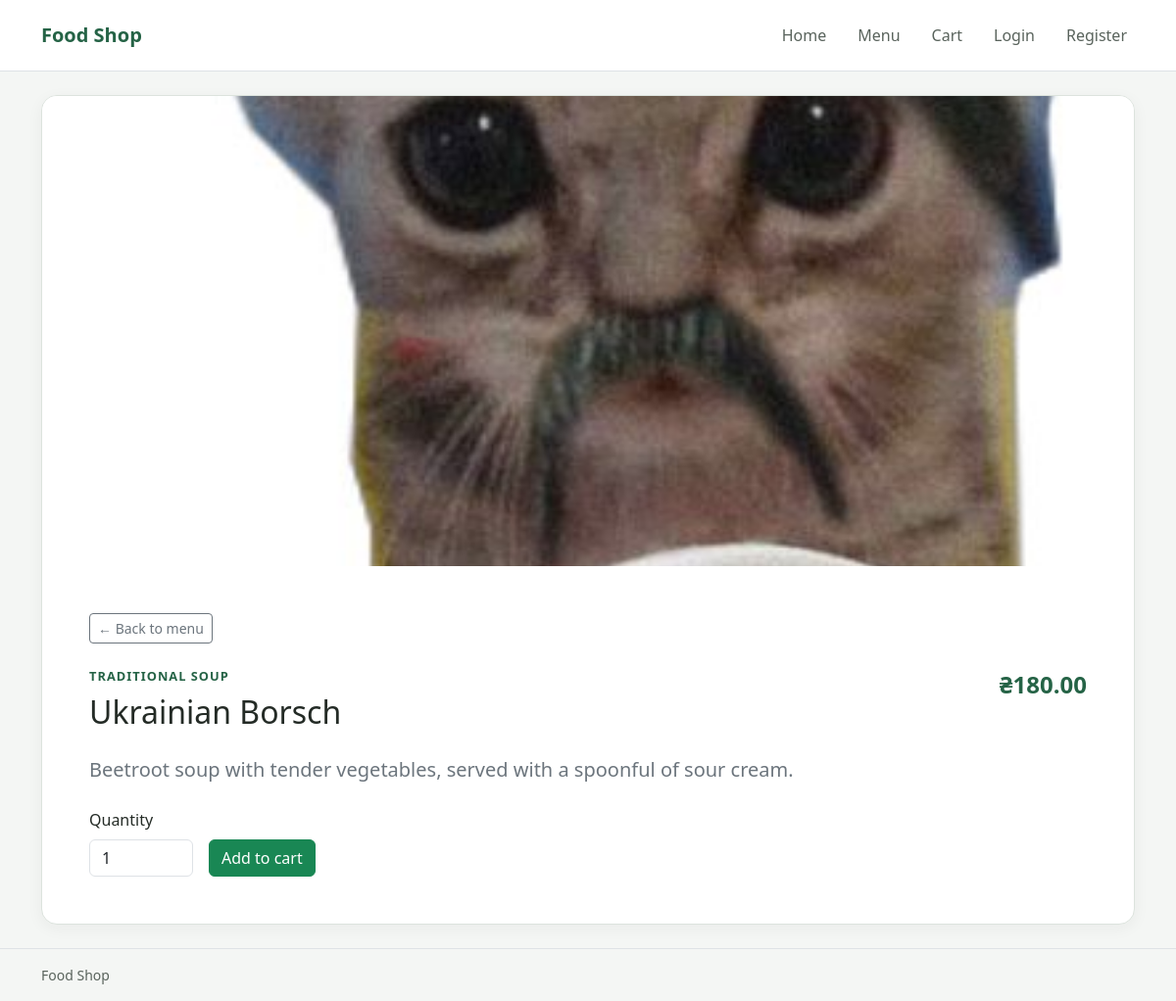
Screenshot of /position/Ukrainian Borsch with the database file from the repository.
### database.py (models this page shows)
class Base(DeclarativeBase):
    pass

class Product(Base):
    __tablename__ = "products"
    orders: Mapped[list["Orders"]] = relationship("Orders", back_populates="product")
    id: Mapped[int] = mapped_column(primary_key=True)
    name: Mapped[str] = mapped_column(String(100))
    price: Mapped[Decimal] = mapped_column(Numeric(10, 2))
    category: Mapped[str] = mapped_column(String(100))
    description: Mapped[str] = mapped_column(String(500), default="")
    image: Mapped[str] = mapped_column(String(100), default="")

### main.py (the view, shortened to what this page needs)
@app.route("/position/<string:name>")
@app.route("/position/<string:name>", methods=['POST'])
def position(name):
    with SessionLocal() as db:
        product = db.scalar(select(Product).where(Product.name == name))
        if product is None:
            abort(404)
    return render_template('position.html', product=product)

### main.py (called while the page is built, shortened)
def csrf_token():
    if 'csrf_token' not in session:
        session['csrf_token'] = secrets.token_hex(32)
    return session['csrf_token']

@app.before_request
def load_user_and_validate_csrf():
    g.user = None
    user_id = session.get('user_id')
    if user_id is not None:
        with SessionLocal() as db:
            g.user = db.get(Users, user_id)
        if g.user is None:
            session.clear()

### templates/position.html (shortened to what this page needs)
{% extends "base.html" %}
{% block content %}
<article class="position-card">
	{% if product.image %}
	<img src="{{ url_for('static', filename=product.image) }}" class="position-image" alt="{{ product.name }}">
	{% endif %}
	<div class="p-4 p-md-5">
		<a class="btn btn-outline-secondary btn-sm mb-4" href="{{ url_for('menu') }}">&#8592; Back to menu</a>
		<div class="d-flex flex-column flex-sm-row justify-content-between align-items-sm-start gap-3">
			<div>
				<p class="position-category mb-2">{{ product.category }}</p>
				<h1>{{ product.name }}</h1>
			</div>
			<span class="position-price">₴{{ "%.2f"|format(product.price) }}</span>
		</div>
		<p class="text-secondary fs-5 mt-3 mb-0">{{ product.description }}</p>
		<form action="{{ url_for('position', name=product.name) }}" method="post" class="mt-4">
			<div class="row g-3 align-items-end">
				<div class="col-auto">
					<label class="form-label" for="quantity">Quantity</label>
					<input class="form-control" type="number" id="quantity" name="quantity" value="1" min="1" max="99" required>
				</div>
				<div class="col-auto">
					<button class="btn btn-success" type="submit">Add to cart</button>
				</div>
			</div>
		</form>
	</div>
</article>
{% endblock %}

### templates/base.html (style rules this page uses)
:root { --background: #f4f6f4; --surface: #ffffff; --text: #242b26; --muted: #59635c; --accent: #256346; --border: #dce3dd; }
body { background: var(--background); color: var(--text); font-family: "Segoe UI", sans-serif; }
h1 { margin-top: 0; font-size: 2rem; }

### templates/position.html (style rules this page uses)
.position-card { overflow: hidden; border: 1px solid var(--border); border-radius: 1rem; background: var(--surface); box-shadow: 0 0.25rem 1rem rgb(36 43 38 / 5%); }
.position-image { width: 100%; max-height: 480px; object-fit: cover; }
.position-category { color: var(--accent); font-size: 0.8rem; font-weight: 700; letter-spacing: 0.08em; text-transform: uppercase; }
.position-price { color: var(--accent); font-size: 1.5rem; font-weight: 700; white-space: nowrap; }

### rows the page displays
Product: image (picture), category "TRADITIONAL SOUP", name "Ukrainian Borsch", price "180.00", description "Beetroot soup with tender vegetables, served with a spoonful of sour cream."
